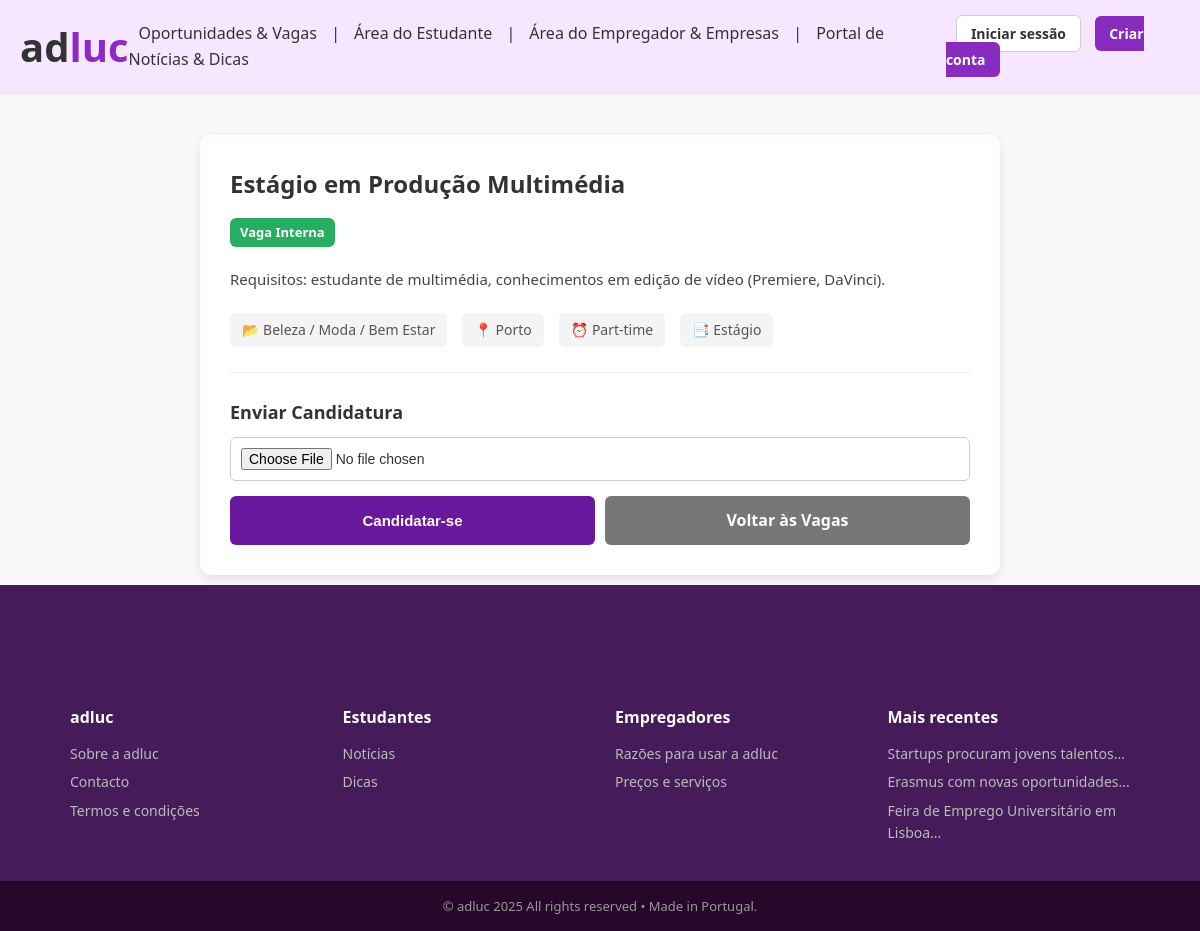
Screenshot of /vaga/165 with the database file from the repository.
### modelos/modelos.py (models this page shows)
class Vaga(db.Model):
    __tablename__ = "vagas"
    id = db.Column(db.Integer, primary_key=True)
    titulo = db.Column(db.String(200), nullable=False)
    categoria = db.Column(db.String(200), nullable=True)
    descricao = db.Column(db.Text, nullable=False)
    cidade = db.Column(db.String(100), nullable=True)
    horario = db.Column(db.String(50), nullable=True)
    tipo = db.Column(db.String(50), nullable=True)
    externa = db.Column(db.Boolean, default=False, nullable=False)
    link_externo = db.Column(db.String(500), nullable=True)
    imagem_externa = db.Column(db.String(500), nullable=True)   # ✅ novo campo
    empresa_id = db.Column(db.Integer, db.ForeignKey("utilizadores.id"), nullable=True)
    candidaturas = db.relationship("Candidatura", backref="vaga",
                                   cascade="all, delete-orphan", lazy=True)
    favoritos = db.relationship("Favorito", backref="vaga",
                                cascade="all, delete-orphan", lazy=True)

class Publicacao(db.Model):
    __tablename__ = "publicacoes"
    id = db.Column(db.Integer, primary_key=True)
    titulo = db.Column(db.String(200), nullable=False)
    autor_id = db.Column(db.Integer, db.ForeignKey("utilizadores.id"), nullable=False)
    data_hora = db.Column(db.DateTime, default=datetime.utcnow)
    foto = db.Column(db.String(200), nullable=True)
    conteudo = db.Column(db.Text, nullable=False)
    tipo = db.Column(db.String(20), default="noticia")  # noticia ou dica

### app.py (the view, shortened to what this page needs)
@app.route("/vaga/<int:vaga_id>", methods=["GET","POST"], endpoint="detalhes_vaga")
def detalhes_vaga(vaga_id):
    vaga = Vaga.query.get_or_404(vaga_id)
    erro, sucesso, aviso = None, False, None
    return render_template(
        "detalhes_vaga.html",
        vaga=vaga,
        erro_upload=erro,
        sucesso=sucesso,
        aviso=aviso,
        fav_ids=ids_favoritos_do_estudante()
    )

### app.py (called while the page is built)
def ids_favoritos_do_estudante():
    if session.get("tipo") != "estudante":
        return set()
    favs = Favorito.query.filter_by(estudante_id=session["utilizador_id"]).all()
    return {f.vaga_id for f in favs}

@app.context_processor
def inject_publicacoes_recentes():
    from modelos.modelos import Publicacao
    recentes = Publicacao.query.order_by(Publicacao.data_hora.desc()).limit(3).all()
    return dict(publicacoes_recentes=recentes)

### templates/detalhes_vaga.html (shortened to what this page needs)
{% extends "base.html" %}
{% block conteudo %}
<div style="max-width:800px;margin:auto;margin-top:30px;background:#fff;padding:30px;
            border-radius:10px;box-shadow:0 4px 12px rgba(0,0,0,0.1);">
  <h2 style="margin:0 0 15px;font-size:24px;color:#333;">{{ vaga.titulo }}</h2>
  <span style="display:inline-block;background:{% if vaga.externa %}#3366cc{% else %}#27ae60{% endif %};
               color:#fff;padding:4px 10px;border-radius:6px;font-size:13px;font-weight:600;">
    {% if vaga.externa %}Vaga Externa{% else %}Vaga Interna{% endif %}
  </span>
  <p style="margin-top:20px;font-size:15px;line-height:1.7;color:#444;">
    {{ vaga.descricao }}
  </p>
  <div style="margin-top:20px;display:flex;flex-wrap:wrap;gap:15px;font-size:14px;color:#555;">
    {% if vaga.categoria %}
      <span style="background:#f4f4f4;padding:6px 12px;border-radius:6px;">📂 {{ vaga.categoria }}</span>
    {% endif %}
    {% if vaga.cidade %}
      <span style="background:#f4f4f4;padding:6px 12px;border-radius:6px;">📍 {{ vaga.cidade }}</span>
    {% endif %}
    {% if vaga.horario %}
      <span style="background:#f4f4f4;padding:6px 12px;border-radius:6px;">⏰ {{ vaga.horario }}</span>
    {% endif %}
    {% if vaga.tipo %}
      <span style="background:#f4f4f4;padding:6px 12px;border-radius:6px;">📑 {{ vaga.tipo }}</span>
    {% endif %}
  </div>
  {% if not vaga.externa %}
    <hr style="margin:25px 0;border:none;border-top:1px solid #eee;">
    <h3 style="font-size:18px;color:#333;margin-bottom:10px;">Enviar Candidatura</h3>
    <form method="POST" enctype="multipart/form-data" style="display:flex;flex-direction:column;gap:15px;">
      <input type="file" name="cv"
             style="padding:10px;border:1px solid #ccc;border-radius:6px;font-size:14px;">
      <div style="display:flex;gap:10px;">
        <button type="submit"
                style="flex:1;background:#6a199c;color:#fff;border:none;padding:12px;border-radius:6px;
                       font-size:15px;font-weight:600;cursor:pointer;transition:background .3s;"
                onmouseover="this.style.background='#2c0f3e';"
                onmouseout="this.style.background='#882bbf';">
          Candidatar-se
        </button>
        <a href="{{ url_for('pagina_vagas') }}"
           style="flex:1;text-align:center;background:#777;color:#fff;padding:12px;border-radius:6px;
                  text-decoration:none;font-weight:600;transition:background .3s;"
           onmouseover="this.style.background='#555';"
           onmouseout="this.style.background='#777';">
          Voltar às Vagas
        </a>
      </div>
    </form>
  {% endif %}
</div>
{% endblock %}

### templates/base.html (shortened to what this page needs)
<!DOCTYPE html>
<html lang="pt">
<head>
  <link rel="stylesheet" href="{{ url_for('static', filename='css/style.css') }}">
</head>
<body class="light">
<header class="site-header">
  <div class="logo">
      <a href="{{ url_for('pagina_inicial') }}" style="text-decoration: none; color:inherit;">
        <span class="logo-ad">ad</span><span class="logo-luc">luc</span>
      </a>
  </div>
<nav class="nav-links" id="nav-menu">
    <a href="{{ url_for('pagina_vagas') }}">Oportunidades & Vagas</a>
    <span> | </span>
    <a href="{{ url_for('pagina_estudante') if session.get('tipo') == 'estudante' else '#' }}">Área do Estudante</a>
    <span> | </span>
    <a href="{{ url_for('pagina_empresa') if session.get('tipo') == 'empresa' else '#' }}">Área do Empregador & Empresas</a>
     <span> | </span>
    <a href="{{ url_for('pagina_conteudos') }}">Portal de Notícias & Dicas</a>
</nav>
  <div class="nav-buttons">
    {% if session.get('utilizador_id') %}
      <span class="user-info">Olá, {{ session.get('nome') }} ({{ session.get('tipo') }})</span>
      <a href="{{ url_for('logout') }}" class="btn btn-outline">Logout</a>
    {% else %}
      <a href="{{ url_for('login') }}" class="btn btn-outline">Iniciar sessão</a>
      <a href="{{ url_for('registo') }}" class="btn btn-azul">Criar conta</a>
    {% endif %}
  </div>
</header>
<main>
  {% block conteudo %}{% endblock %}
</main>
<footer class="site-footer">
  <div class="footer-columns">
    <div class="footer-col">
      <h3 class="footer-logo">adluc</h3>
      <a href="{{ url_for('pagina_sobre') }}">Sobre a adluc</a>
      <a href="{{ url_for('pagina_contactos') }}">Contacto</a>
      <a href="{{ url_for('pagina_termos') }}">Termos e condições</a>
    </div>
    <div class="footer-col">
      <h3>Estudantes</h3>
      <a href="{{ url_for('pagina_noticias') }}">Notícias</a>
      <a href="{{ url_for('pagina_dicas') }}">Dicas</a>
    </div>
    <div class="footer-col">
      <h3>Empregadores</h3>
      <a href="{{ url_for('pagina_razoes') }}">Razões para usar a adluc</a>
      <a href="{{ url_for('pagina_precos') }}">Preços e serviços</a>
    </div>
    <div class="footer-col">
      <h3>Mais recentes</h3>
      {% for pub in publicacoes_recentes %}
        <a href="{{ url_for('detalhe_publicacao', pub_id=pub.id) }}">
          {{ pub.titulo[:40] }}...
        </a>
      {% else %}
        <p style="color:#bbb;font-size:14px;">Sem publicações</p>
      {% endfor %}
    </div>
  </div>
  <div class="footer-bottom">
    © adluc 2025 All rights reserved • Made in Portugal.
  </div>
</footer>
</body>
</html>

### static/css/style.css (style rules this page uses)
html, body { height: 100%; display: flex; flex-direction: column; background: #fbf8fb; }
main { flex: 1; padding: 10px 40px; }
* { margin:0;padding:0;box-sizing:border-box; }
body { font-family:'Segoe UI',Arial,sans-serif;background:#fbf8fb;color:#333;line-height:1.6; }
.site-header { display:flex;justify-content:space-between;align-items:center;padding:15px 20px;background:#f7e6ff;border-bottom:1px solid #eee;position:sticky;top:0;z-index:1000; }
.logo { font-size:40px;font-weight:bold; }
.logo-ad { color:#333; }
.logo-luc { color: #8e28ca; }
.nav-links a { margin:0 12px;color:#333;text-decoration:none;font-weight:500; }
.nav-buttons a { margin-left:10px;text-decoration:none;padding:8px 14px;border-radius:6px;font-weight:600;font-size:14px; }
.btn-outline { border:1px solid #ccc;background:#fff;color:#333; }
.btn-azul { background: #882bbf;color:#fff;border-radius: 5px;height:40px;width:70px; }
.site-footer { background:#451b59;color:#fff;margin-top: auto; padding-top:120px; }
.footer-columns { display:grid;grid-template-columns:repeat(auto-fit,minmax(200px,1fr));gap:30px;max-width:1100px;margin:auto;padding:0 20px 30px; }
.footer-col h3 { margin-bottom:12px;font-size:16px;font-weight:700; }
.footer-logo { font-size:20px;color:#fff; }
.footer-col a { display:block;color:#bbb;margin-bottom:6px;text-decoration:none;font-size:14px; }
.footer-bottom { background:#27072a;color:#999;text-align:center;padding:15px;font-size:13px; }
.nav-links a { margin: 0 10px; color: #333; text-decoration: none; font-weight: 500; }

### rows the page displays
Vaga: titulo "Estágio em Produção Multimédia", descricao "Requisitos: estudante de multimédia, conhecimentos em edição de vídeo (Premiere, DaVinci).", categoria "Beleza / Moda / Bem Estar", cidade "Porto", horario "Part-time", tipo "Estágio"
Publicacao: titulo "Startups procuram jovens talentos"
Publicacao: titulo "Erasmus com novas oportunidades"
Publicacao: titulo "Feira de Emprego Universitário em Lisboa"
